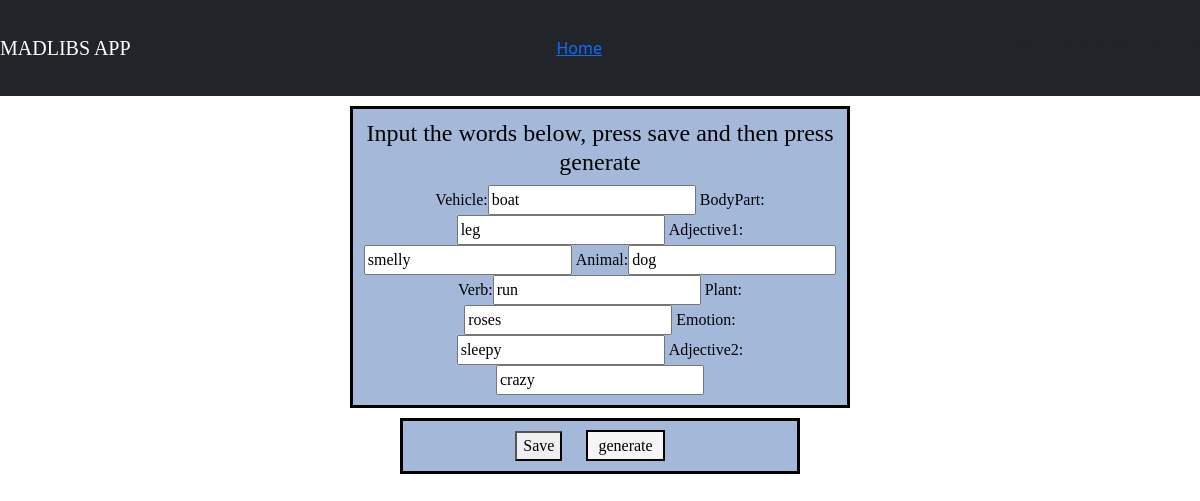
Screenshot of /story/sun/1 with the database file from the repository.
### story/models.py (models this page shows)
class Sun(models.Model):
    vehicle = models.CharField(max_length=50)
    bodyPart = models.CharField(max_length=50)
    adjective1 = models.CharField(max_length=50)
    animal = models.CharField(max_length=50)
    verb = models.CharField(max_length=50)
    plant = models.CharField(max_length=50)
    emotion = models.CharField(max_length=50)
    adjective2 = models.CharField(max_length=50)

### story/views.py (the view)
# urls.py: path('sun/<int:id>', views.sun_update, name="sun_update"),
def sun_update(request, id):
    item = Sun.objects.get(id=id)
    form = SunForm(request.POST or None, instance=item)
    if form.is_valid():
        form.save()
        return redirect('/story/sun/1')
    return render(request, 'story/sun-form.html', {'form':form, 'item':item})

### story/forms.py
class SunForm(forms.ModelForm):
    class Meta:
        model = Sun
        fields = ['vehicle', 'bodyPart', 'adjective1', 'animal',
                  'verb', 'plant', 'emotion', 'adjective2']

### story/templates/story/sun-form.html (shortened to what this page needs)
{% extends 'story/base.html' %}
{% block body %}
<form method="POST">
    <div class="div-form" style="width:500px">
        <h4>Input the words below, press save and then press generate</h4>
        {{ form }}
    </div>
    <div class="save">
        <button type="submit">Save</button>
        <a class="generate" class="generate" href="/story/sun_story/1">generate</a>
    </div>
</form>
{% endblock %}

### story/static/story/style.css (style rules this page uses)
h4 { font-family: "Cooper Black" }
form { font-family: Calibri; }
div { color: black; border: solid black; text-align: center; margin: 20px 20px; padding: 10px; background-color: #E1F7FA; }
.save { background-color: #A4B8DA; width:400px; margin: 10px auto; }
.div-form { background-color: #A4B8DA; width: 200px; margin: 10px auto; }
.generate { border:black solid 2px; background-color: whitesmoke; color: black; padding: 5px 10px; text-decoration: none; margin: 20px; }

### rows the page displays
Sun: vehicle "boat", bodyPart "leg", adjective1 "smelly", animal "dog", verb "run", plant "roses", emotion "sleepy", adjective2 "crazy"
